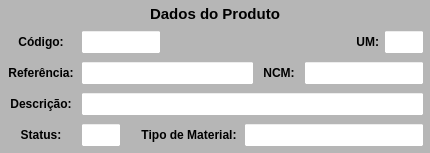
        <widget class="QWidget" name="widget_Cor1" native="true">
         <property name="sizePolicy">
          <sizepolicy hsizetype="Preferred" vsizetype="Preferred">
           <horstretch>0</horstretch>
           <verstretch>0</verstretch>
          </sizepolicy>
         </property>
         <property name="minimumSize">
          <size>
           <width>430</width>
           <height>0</height>
          </size>
         </property>
         <property name="maximumSize">
          <size>
           <width>430</width>
           <height>16777215</height>
          </size>
         </property>
         <property name="styleSheet">
          <string notr="true">background-color: rgb(182, 182, 182);</string>
         </property>
         <layout class="QVBoxLayout" name="verticalLayout_8">
          <property name="spacing">
           <number>1</number>
          </property>
          <property name="leftMargin">
           <number>1</number>
          </property>
          <property name="topMargin">
           <number>1</number>
          </property>
          <property name="rightMargin">
           <number>1</number>
          </property>
          <property name="bottomMargin">
           <number>3</number>
          </property>
          <item>
           <widget class="QWidget" name="widget_28" native="true">
            <property name="minimumSize">
             <size>
              <width>0</width>
              <height>25</height>
             </size>
            </property>
            <property name="maximumSize">
             <size>
              <width>16777215</width>
              <height>25</height>
             </size>
            </property>
            <property name="styleSheet">
             <string notr="true"/>
            </property>
            <layout class="QHBoxLayout" name="horizontalLayout_22">
             <property name="spacing">
              <number>3</number>
             </property>
             <property name="leftMargin">
              <number>3</number>
             </property>
             <property name="topMargin">
              <number>3</number>
             </property>
             <property name="rightMargin">
              <number>3</number>
             </property>
             <property name="bottomMargin">
              <number>3</number>
             </property>
             <item>
              <widget class="QLabel" name="label_53">
               <property name="maximumSize">
                <size>
                 <width>16777215</width>
                 <height>16777215</height>
                </size>
               </property>
               <property name="font">
                <font>
                 <pointsize>11</pointsize>
                 <weight>75</weight>
                 <bold>true</bold>
                </font>
               </property>
               <property name="text">
                <string>Dados do Produto</string>
               </property>
               <property name="alignment">
                <set>Qt::AlignCenter</set>
               </property>
              </widget>
             </item>
            </layout>
           </widget>
          </item>
          <item>
           <widget class="QWidget" name="widget_29" native="true">
            <property name="minimumSize">
             <size>
              <width>0</width>
              <height>30</height>
             </size>
            </property>
            <property name="maximumSize">
             <size>
              <width>16777215</width>
              <height>30</height>
             </size>
            </property>
            <property name="styleSheet">
             <string notr="true"/>
            </property>
            <layout class="QHBoxLayout" name="horizontalLayout_25">
             <property name="spacing">
              <number>5</number>
             </property>
             <property name="leftMargin">
              <number>5</number>
             </property>
             <property name="topMargin">
              <number>3</number>
             </property>
             <property name="rightMargin">
              <number>5</number>
             </property>
             <property name="bottomMargin">
              <number>3</number>
             </property>
             <item>
              <widget class="QLabel" name="label_57">
               <property name="minimumSize">
                <size>
                 <width>70</width>
                 <height>0</height>
                </size>
               </property>
               <property name="maximumSize">
                <size>
                 <width>70</width>
                 <height>16777215</height>
                </size>
               </property>
               <property name="font">
                <font>
                 <pointsize>9</pointsize>
                 <weight>75</weight>
                 <bold>true</bold>
                </font>
               </property>
               <property name="text">
                <string>Código:</string>
               </property>
               <property name="alignment">
                <set>Qt::AlignCenter</set>
               </property>
              </widget>
             </item>
             <item>
              <widget class="QLineEdit" name="line_Codigo_Estrut">
               <property name="sizePolicy">
                <sizepolicy hsizetype="Preferred" vsizetype="Preferred">
                 <horstretch>0</horstretch>
                 <verstretch>0</verstretch>
                </sizepolicy>
               </property>
               <property name="minimumSize">
                <size>
                 <width>80</width>
                 <height>0</height>
                </size>
               </property>
               <property name="maximumSize">
                <size>
                 <width>80</width>
                 <height>16777215</height>
                </size>
               </property>
               <property name="font">
                <font>
                 <pointsize>9</pointsize>
                </font>
               </property>
               <property name="styleSheet">
                <string notr="true">background-color: rgb(255, 255, 255);</string>
               </property>
               <property name="alignment">
                <set>Qt::AlignCenter</set>
               </property>
               <property name="placeholderText">
                <string/>
               </property>
              </widget>
             </item>
             <item>
              <widget class="QLabel" name="label_7">
               <property name="text">
                <string/>
               </property>
              </widget>
             </item>
             <item>
              <widget class="QLabel" name="label_23">
               <property name="minimumSize">
                <size>
                 <width>30</width>
                 <height>0</height>
                </size>
               </property>
               <property name="maximumSize">
                <size>
                 <width>30</width>
                 <height>16777215</height>
                </size>
               </property>
               <property name="font">
                <font>
                 <pointsize>9</pointsize>
                 <weight>75</weight>
                 <bold>true</bold>
                </font>
               </property>
               <property name="text">
                <string>UM:</string>
               </property>
               <property name="alignment">
                <set>Qt::AlignRight|Qt::AlignTrailing|Qt::AlignVCenter</set>
               </property>
              </widget>
             </item>
             <item>
              <widget class="QLineEdit" name="line_UM_Estrut">
               <property name="sizePolicy">
                <sizepolicy hsizetype="Preferred" vsizetype="Preferred">
                 <horstretch>0</horstretch>
                 <verstretch>0</verstretch>
                </sizepolicy>
               </property>
               <property name="minimumSize">
                <size>
                 <width>40</width>
                 <height>0</height>
                </size>
               </property>
               <property name="maximumSize">
                <size>
                 <width>40</width>
                 <height>16777215</height>
                </size>
               </property>
               <property name="font">
                <font>
                 <pointsize>9</pointsize>
                </font>
               </property>
               <property name="styleSheet">
                <string notr="true">background-color: rgb(255, 255, 255);</string>
               </property>
               <property name="alignment">
                <set>Qt::AlignCenter</set>
               </property>
              </widget>
             </item>
            </layout>
           </widget>
          </item>
          <item>
           <widget class="QWidget" name="widget_31" native="true">
            <property name="minimumSize">
             <size>
              <width>0</width>
              <height>30</height>
             </size>
            </property>
            <property name="maximumSize">
             <size>
              <width>16777215</width>
              <height>30</height>
             </size>
            </property>
            <property name="styleSheet">
             <string notr="true"/>
            </property>
            <layout class="QHBoxLayout" name="horizontalLayout_27">
             <property name="spacing">
              <number>5</number>
             </property>
             <property name="leftMargin">
              <number>5</number>
             </property>
             <property name="topMargin">
              <number>3</number>
             </property>
             <property name="rightMargin">
              <number>5</number>
             </property>
             <property name="bottomMargin">
              <number>3</number>
             </property>
             <item>
              <widget class="QLabel" name="label_58">
               <property name="minimumSize">
                <size>
                 <width>70</width>
                 <height>0</height>
                </size>
               </property>
               <property name="maximumSize">
                <size>
                 <width>70</width>
                 <height>16777215</height>
                </size>
               </property>
               <property name="font">
                <font>
                 <pointsize>9</pointsize>
                 <weight>75</weight>
                 <bold>true</bold>
                </font>
               </property>
               <property name="text">
                <string>Referência:</string>
               </property>
               <property name="alignment">
                <set>Qt::AlignCenter</set>
               </property>
              </widget>
             </item>
             <item>
              <widget class="QLineEdit" name="line_Referencia_Estrut">
               <property name="sizePolicy">
                <sizepolicy hsizetype="Preferred" vsizetype="Preferred">
                 <horstretch>0</horstretch>
                 <verstretch>0</verstretch>
                </sizepolicy>
               </property>
               <property name="minimumSize">
                <size>
                 <width>0</width>
                 <height>0</height>
                </size>
               </property>
               <property name="maximumSize">
                <size>
                 <width>16777215</width>
                 <height>16777215</height>
                </size>
               </property>
               <property name="font">
                <font>
                 <pointsize>9</pointsize>
                </font>
               </property>
               <property name="cursor">
                <cursorShape>IBeamCursor</cursorShape>
               </property>
               <property name="styleSheet">
                <string notr="true">background-color: rgb(255, 255, 255);</string>
               </property>
               <property name="inputMask">
                <string/>
               </property>
               <property name="text">
                <string/>
               </property>
               <property name="maxLength">
                <number>20</number>
               </property>
               <property name="frame">
                <bool>true</bool>
               </property>
               <property name="echoMode">
                <enum>QLineEdit::Normal</enum>
               </property>
               <property name="alignment">
                <set>Qt::AlignCenter</set>
               </property>
              </widget>
             </item>
             <item>
              <widget class="QLabel" name="label_62">
               <property name="minimumSize">
                <size>
                 <width>40</width>
                 <height>0</height>
                </size>
               </property>
               <property name="maximumSize">
                <size>
                 <width>40</width>
                 <height>16777215</height>
                </size>
               </property>
               <property name="font">
                <font>
                 <pointsize>9</pointsize>
                 <weight>75</weight>
                 <bold>true</bold>
                </font>
               </property>
               <property name="text">
                <string>NCM:</string>
               </property>
               <property name="alignment">
                <set>Qt::AlignCenter</set>
               </property>
              </widget>
             </item>
             <item>
              <widget class="QLineEdit" name="line_NCM_Estrut">
               <property name="sizePolicy">
                <sizepolicy hsizetype="Preferred" vsizetype="Preferred">
                 <horstretch>0</horstretch>
                 <verstretch>0</verstretch>
                </sizepolicy>
               </property>
               <property name="minimumSize">
                <size>
                 <width>120</width>
                 <height>0</height>
                </size>
               </property>
               <property name="maximumSize">
                <size>
                 <width>120</width>
                 <height>16777215</height>
                </size>
               </property>
               <property name="font">
                <font>
                 <pointsize>9</pointsize>
                </font>
               </property>
               <property name="styleSheet">
                <string notr="true">background-color: rgb(255, 255, 255);</string>
               </property>
               <property name="alignment">
                <set>Qt::AlignCenter</set>
               </property>
              </widget>
             </item>
            </layout>
           </widget>
          </item>
          <item>
           <widget class="QWidget" name="widget_30" native="true">
            <property name="minimumSize">
             <size>
              <width>0</width>
              <height>30</height>
             </size>
            </property>
            <property name="maximumSize">
             <size>
              <width>16777215</width>
              <height>30</height>
             </size>
            </property>
            <property name="styleSheet">
             <string notr="true"/>
            </property>
            <layout class="QHBoxLayout" name="horizontalLayout_26">
             <property name="spacing">
              <number>5</number>
             </property>
             <property name="leftMargin">
              <number>5</number>
             </property>
             <property name="topMargin">
              <number>3</number>
             </property>
             <property name="rightMargin">
              <number>5</number>
             </property>
             <property name="bottomMargin">
              <number>3</number>
             </property>
             <item>
              <widget class="QLabel" name="label_59">
               <property name="minimumSize">
                <size>
                 <width>70</width>
                 <height>0</height>
                </size>
               </property>
               <property name="maximumSize">
                <size>
                 <width>70</width>
                 <height>16777215</height>
                </size>
               </property>
               <property name="font">
                <font>
                 <pointsize>9</pointsize>
                 <weight>75</weight>
                 <bold>true</bold>
                </font>
               </property>
               <property name="text">
                <string>Descrição:</string>
               </property>
               <property name="alignment">
                <set>Qt::AlignCenter</set>
               </property>
              </widget>
             </item>
             <item>
              <widget class="QLineEdit" name="line_Descricao_Estrut">
               <property name="sizePolicy">
                <sizepolicy hsizetype="Preferred" vsizetype="Preferred">
                 <horstretch>0</horstretch>
                 <verstretch>0</verstretch>
                </sizepolicy>
               </property>
               <property name="minimumSize">
                <size>
                 <width>0</width>
                 <height>0</height>
                </size>
               </property>
               <property name="maximumSize">
                <size>
                 <width>16777215</width>
                 <height>16777215</height>
                </size>
               </property>
               <property name="font">
                <font>
                 <pointsize>9</pointsize>
                </font>
               </property>
               <property name="styleSheet">
                <string notr="true">background-color: rgb(255, 255, 255);</string>
               </property>
               <property name="alignment">
                <set>Qt::AlignLeading|Qt::AlignLeft|Qt::AlignVCenter</set>
               </property>
              </widget>
             </item>
            </layout>
           </widget>
          </item>
          <item>
           <widget class="QWidget" name="widget_32" native="true">
            <property name="minimumSize">
             <size>
              <width>0</width>
              <height>30</height>
             </size>
            </property>
            <property name="maximumSize">
             <size>
              <width>16777215</width>
              <height>30</height>
             </size>
            </property>
            <property name="styleSheet">
             <string notr="true"/>
            </property>
            <layout class="QHBoxLayout" name="horizontalLayout_28">
             <property name="spacing">
              <number>5</number>
             </property>
             <property name="leftMargin">
              <number>5</number>
             </property>
             <property name="topMargin">
              <number>3</number>
             </property>
             <property name="rightMargin">
              <number>5</number>
             </property>
             <property name="bottomMargin">
              <number>3</number>
             </property>
             <item>
              <widget class="QLabel" name="label_65">
               <property name="minimumSize">
                <size>
                 <width>70</width>
                 <height>0</height>
                </size>
               </property>
               <property name="maximumSize">
                <size>
                 <width>70</width>
                 <height>16777215</height>
                </size>
               </property>
               <property name="font">
                <font>
                 <pointsize>9</pointsize>
                 <weight>75</weight>
                 <bold>true</bold>
                </font>
               </property>
               <property name="text">
                <string>Status:</string>
               </property>
               <property name="alignment">
                <set>Qt::AlignCenter</set>
               </property>
              </widget>
             </item>
             <item>
              <widget class="QLineEdit" name="line_Status">
               <property name="sizePolicy">
                <sizepolicy hsizetype="Preferred" vsizetype="Preferred">
                 <horstretch>0</horstretch>
                 <verstretch>0</verstretch>
                </sizepolicy>
               </property>
               <property name="minimumSize">
                <size>
                 <width>40</width>
                 <height>0</height>
                </size>
               </property>
               <property name="maximumSize">
                <size>
                 <width>40</width>
                 <height>16777215</height>
                </size>
               </property>
               <property name="font">
                <font>
                 <pointsize>9</pointsize>
                </font>
               </property>
               <property name="styleSheet">
                <string notr="true">background-color: rgb(255, 255, 255);</string>
               </property>
               <property name="alignment">
                <set>Qt::AlignCenter</set>
               </property>
               <property name="placeholderText">
                <string/>
               </property>
              </widget>
             </item>
             <item>
              <widget class="QLabel" name="label">
               <property name="text">
                <string/>
               </property>
              </widget>
             </item>
             <item>
              <widget class="QLabel" name="label_60">
               <property name="minimumSize">
                <size>
                 <width>100</width>
                 <height>0</height>
                </size>
               </property>
               <property name="maximumSize">
                <size>
                 <width>100</width>
                 <height>16777215</height>
                </size>
               </property>
               <property name="font">
                <font>
                 <pointsize>9</pointsize>
                 <weight>75</weight>
                 <bold>true</bold>
                </font>
               </property>
               <property name="text">
                <string>Tipo de Material:</string>
               </property>
               <property name="alignment">
                <set>Qt::AlignCenter</set>
               </property>
              </widget>
             </item>
             <item>
              <widget class="QLineEdit" name="line_Tipo_Estrut">
               <property name="sizePolicy">
                <sizepolicy hsizetype="Preferred" vsizetype="Preferred">
                 <horstretch>0</horstretch>
                 <verstretch>0</verstretch>
                </sizepolicy>
               </property>
               <property name="minimumSize">
                <size>
                 <width>180</width>
                 <height>0</height>
                </size>
               </property>
               <property name="maximumSize">
                <size>
                 <width>180</width>
                 <height>16777215</height>
                </size>
               </property>
               <property name="font">
                <font>
                 <pointsize>9</pointsize>
                </font>
               </property>
               <property name="styleSheet">
                <string notr="true">background-color: rgb(255, 255, 255);</string>
               </property>
               <property name="alignment">
                <set>Qt::AlignCenter</set>
               </property>
              </widget>
             </item>
            </layout>
           </widget>
          </item>
         </layout>
        </widget>
